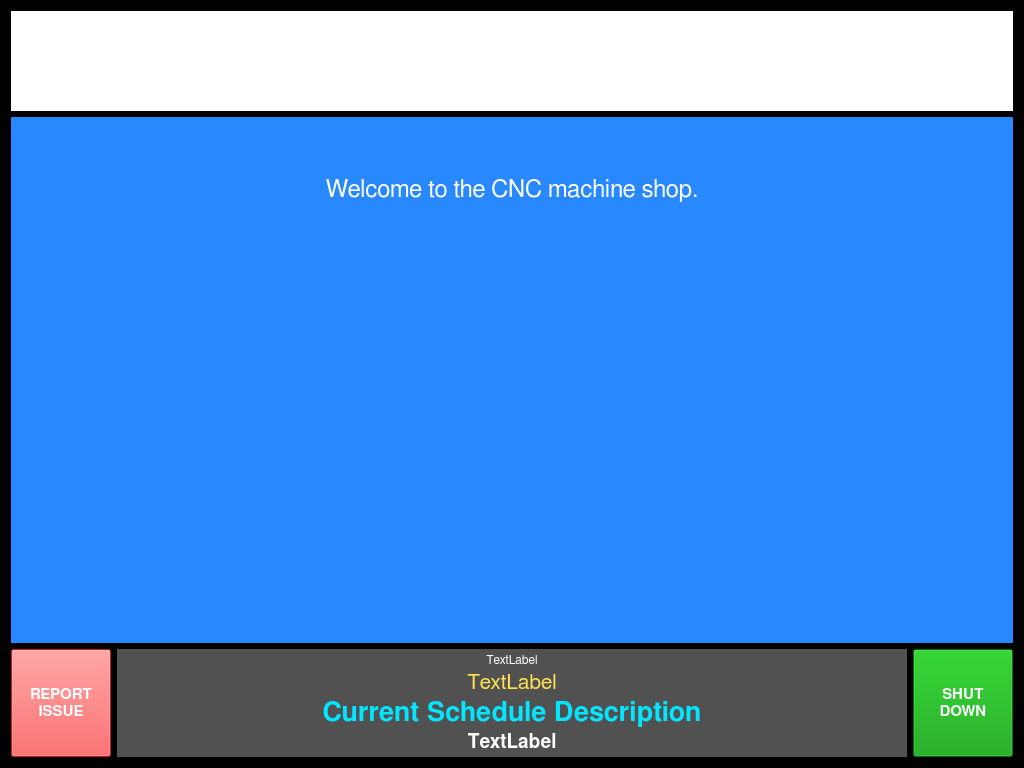
<?xml version="1.0" encoding="UTF-8"?>
<ui version="4.0">
 <class>BotGUI</class>
 <widget class="QWidget" name="BotGUI">
  <property name="geometry">
   <rect>
    <x>0</x>
    <y>0</y>
    <width>1024</width>
    <height>768</height>
   </rect>
  </property>
  <property name="minimumSize">
   <size>
    <width>1024</width>
    <height>768</height>
   </size>
  </property>
  <property name="maximumSize">
   <size>
    <width>1920</width>
    <height>1200</height>
   </size>
  </property>
  <property name="mouseTracking">
   <bool>false</bool>
  </property>
  <property name="windowTitle">
   <string>Tormach RFID Access</string>
  </property>
  <property name="autoFillBackground">
   <bool>false</bool>
  </property>
  <property name="styleSheet">
   <string notr="true">background-color: rgb(0, 0, 0);
color: rgb(255, 255, 255);
border-color: rgb(0, 0, 0);</string>
  </property>
  <layout class="QVBoxLayout" name="verticalLayout_2">
   <item>
    <widget class="QLabel" name="label">
     <property name="minimumSize">
      <size>
       <width>0</width>
       <height>100</height>
      </size>
     </property>
     <property name="maximumSize">
      <size>
       <width>16777215</width>
       <height>100</height>
      </size>
     </property>
     <property name="font">
      <font>
       <family>FreeSans</family>
      </font>
     </property>
     <property name="styleSheet">
      <string notr="true">background-color: rgb(255, 255, 255);</string>
     </property>
     <property name="text">
      <string/>
     </property>
     <property name="pixmap">
      <pixmap resource="icons.qrc">:/icons/logo-2016-sm.png</pixmap>
     </property>
     <property name="scaledContents">
      <bool>false</bool>
     </property>
     <property name="alignment">
      <set>Qt::AlignCenter</set>
     </property>
     <property name="margin">
      <number>10</number>
     </property>
    </widget>
   </item>
   <item>
    <widget class="QTextBrowser" name="textBrowser">
     <property name="font">
      <font>
       <family>FreeSans</family>
      </font>
     </property>
     <property name="styleSheet">
      <string notr="true">background-color: rgb(39, 136, 255)</string>
     </property>
     <property name="frameShape">
      <enum>QFrame::NoFrame</enum>
     </property>
     <property name="frameShadow">
      <enum>QFrame::Plain</enum>
     </property>
     <property name="lineWidth">
      <number>4</number>
     </property>
     <property name="html">
      <string>&lt;!DOCTYPE HTML PUBLIC &quot;-//W3C//DTD HTML 4.0//EN&quot; &quot;http://www.w3.org/TR/REC-html40/strict.dtd&quot;&gt;
&lt;html&gt;&lt;head&gt;&lt;meta name=&quot;qrichtext&quot; content=&quot;1&quot; /&gt;&lt;style type=&quot;text/css&quot;&gt;
p, li { white-space: pre-wrap; }
&lt;/style&gt;&lt;/head&gt;&lt;body style=&quot; font-family:'FreeSans'; font-size:10pt; font-weight:400; font-style:normal;&quot;&gt;
&lt;p align=&quot;center&quot; style=&quot;-qt-paragraph-type:empty; margin-top:0px; margin-bottom:0px; margin-left:0px; margin-right:0px; -qt-block-indent:0; text-indent:0px; font-family:'Sans';&quot;&gt;&lt;/p&gt;
&lt;p align=&quot;center&quot; style=&quot;-qt-paragraph-type:empty; margin-top:0px; margin-bottom:0px; margin-left:0px; margin-right:0px; -qt-block-indent:0; text-indent:0px; font-family:'Sans';&quot;&gt;&lt;/p&gt;
&lt;p align=&quot;center&quot; style=&quot;-qt-paragraph-type:empty; margin-top:0px; margin-bottom:0px; margin-left:0px; margin-right:0px; -qt-block-indent:0; text-indent:0px; font-family:'Sans';&quot;&gt;&lt;/p&gt;
&lt;p align=&quot;center&quot; style=&quot;-qt-paragraph-type:empty; margin-top:0px; margin-bottom:0px; margin-left:0px; margin-right:0px; -qt-block-indent:0; text-indent:0px; font-family:'Sans';&quot;&gt;&lt;/p&gt;
&lt;p align=&quot;center&quot; style=&quot; margin-top:0px; margin-bottom:0px; margin-left:0px; margin-right:0px; -qt-block-indent:0; text-indent:0px;&quot;&gt;&lt;span style=&quot; font-family:'Sans Serif'; font-size:18pt;&quot;&gt;Welcome to the CNC machine shop.&lt;/span&gt;&lt;/p&gt;
&lt;p align=&quot;center&quot; style=&quot;-qt-paragraph-type:empty; margin-top:0px; margin-bottom:0px; margin-left:0px; margin-right:0px; -qt-block-indent:0; text-indent:0px; font-family:'Sans Serif'; font-size:18pt;&quot;&gt;&lt;/p&gt;&lt;/body&gt;&lt;/html&gt;</string>
     </property>
     <property name="textInteractionFlags">
      <set>Qt::NoTextInteraction</set>
     </property>
     <property name="openExternalLinks">
      <bool>true</bool>
     </property>
    </widget>
   </item>
   <item>
    <layout class="QHBoxLayout" name="horizontalLayout_2">
     <item>
      <widget class="QPushButton" name="buttonReport">
       <property name="sizePolicy">
        <sizepolicy hsizetype="Maximum" vsizetype="Maximum">
         <horstretch>0</horstretch>
         <verstretch>0</verstretch>
        </sizepolicy>
       </property>
       <property name="maximumSize">
        <size>
         <width>100</width>
         <height>200</height>
        </size>
       </property>
       <property name="palette">
        <palette>
         <active>
          <colorrole role="WindowText">
           <brush brushstyle="SolidPattern">
            <color alpha="255">
             <red>255</red>
             <green>255</green>
             <blue>255</blue>
            </color>
           </brush>
          </colorrole>
          <colorrole role="Button">
           <brush brushstyle="SolidPattern">
            <color alpha="255">
             <red>255</red>
             <green>47</green>
             <blue>47</blue>
            </color>
           </brush>
          </colorrole>
          <colorrole role="Text">
           <brush brushstyle="SolidPattern">
            <color alpha="255">
             <red>255</red>
             <green>255</green>
             <blue>255</blue>
            </color>
           </brush>
          </colorrole>
          <colorrole role="ButtonText">
           <brush brushstyle="SolidPattern">
            <color alpha="255">
             <red>255</red>
             <green>255</green>
             <blue>255</blue>
            </color>
           </brush>
          </colorrole>
          <colorrole role="Base">
           <brush brushstyle="SolidPattern">
            <color alpha="255">
             <red>255</red>
             <green>47</green>
             <blue>47</blue>
            </color>
           </brush>
          </colorrole>
          <colorrole role="Window">
           <brush brushstyle="SolidPattern">
            <color alpha="255">
             <red>255</red>
             <green>47</green>
             <blue>47</blue>
            </color>
           </brush>
          </colorrole>
         </active>
         <inactive>
          <colorrole role="WindowText">
           <brush brushstyle="SolidPattern">
            <color alpha="255">
             <red>255</red>
             <green>255</green>
             <blue>255</blue>
            </color>
           </brush>
          </colorrole>
          <colorrole role="Button">
           <brush brushstyle="SolidPattern">
            <color alpha="255">
             <red>255</red>
             <green>47</green>
             <blue>47</blue>
            </color>
           </brush>
          </colorrole>
          <colorrole role="Text">
           <brush brushstyle="SolidPattern">
            <color alpha="255">
             <red>255</red>
             <green>255</green>
             <blue>255</blue>
            </color>
           </brush>
          </colorrole>
          <colorrole role="ButtonText">
           <brush brushstyle="SolidPattern">
            <color alpha="255">
             <red>255</red>
             <green>255</green>
             <blue>255</blue>
            </color>
           </brush>
          </colorrole>
          <colorrole role="Base">
           <brush brushstyle="SolidPattern">
            <color alpha="255">
             <red>255</red>
             <green>47</green>
             <blue>47</blue>
            </color>
           </brush>
          </colorrole>
          <colorrole role="Window">
           <brush brushstyle="SolidPattern">
            <color alpha="255">
             <red>255</red>
             <green>47</green>
             <blue>47</blue>
            </color>
           </brush>
          </colorrole>
         </inactive>
         <disabled>
          <colorrole role="WindowText">
           <brush brushstyle="SolidPattern">
            <color alpha="255">
             <red>255</red>
             <green>255</green>
             <blue>255</blue>
            </color>
           </brush>
          </colorrole>
          <colorrole role="Button">
           <brush brushstyle="SolidPattern">
            <color alpha="255">
             <red>255</red>
             <green>47</green>
             <blue>47</blue>
            </color>
           </brush>
          </colorrole>
          <colorrole role="Text">
           <brush brushstyle="SolidPattern">
            <color alpha="255">
             <red>255</red>
             <green>255</green>
             <blue>255</blue>
            </color>
           </brush>
          </colorrole>
          <colorrole role="ButtonText">
           <brush brushstyle="SolidPattern">
            <color alpha="255">
             <red>255</red>
             <green>255</green>
             <blue>255</blue>
            </color>
           </brush>
          </colorrole>
          <colorrole role="Base">
           <brush brushstyle="SolidPattern">
            <color alpha="255">
             <red>255</red>
             <green>47</green>
             <blue>47</blue>
            </color>
           </brush>
          </colorrole>
          <colorrole role="Window">
           <brush brushstyle="SolidPattern">
            <color alpha="255">
             <red>255</red>
             <green>47</green>
             <blue>47</blue>
            </color>
           </brush>
          </colorrole>
         </disabled>
        </palette>
       </property>
       <property name="font">
        <font>
         <family>FreeSans</family>
         <pointsize>11</pointsize>
         <weight>75</weight>
         <bold>true</bold>
        </font>
       </property>
       <property name="toolTip">
        <string comment="Report an issue to the resource manager." extracomment="Report an issue to the resource manager."/>
       </property>
       <property name="autoFillBackground">
        <bool>false</bool>
       </property>
       <property name="styleSheet">
        <string notr="true">background-color: rgb(255, 47, 47);
</string>
       </property>
       <property name="text">
        <string>REPORT
ISSUE</string>
       </property>
       <property name="autoDefault">
        <bool>false</bool>
       </property>
       <property name="default">
        <bool>false</bool>
       </property>
       <property name="flat">
        <bool>false</bool>
       </property>
      </widget>
     </item>
     <item>
      <widget class="QFrame" name="frame">
       <property name="styleSheet">
        <string notr="true">background-color: rgb(81, 81, 81);</string>
       </property>
       <property name="frameShape">
        <enum>QFrame::NoFrame</enum>
       </property>
       <property name="frameShadow">
        <enum>QFrame::Plain</enum>
       </property>
       <layout class="QVBoxLayout" name="verticalLayout">
        <property name="spacing">
         <number>5</number>
        </property>
        <property name="margin">
         <number>5</number>
        </property>
        <item>
         <widget class="QLabel" name="labelHealth">
          <property name="font">
           <font>
            <family>FreeSans</family>
           </font>
          </property>
          <property name="text">
           <string>TextLabel</string>
          </property>
          <property name="alignment">
           <set>Qt::AlignCenter</set>
          </property>
         </widget>
        </item>
        <item>
         <widget class="QLabel" name="labelTime">
          <property name="font">
           <font>
            <family>FreeSans</family>
            <pointsize>16</pointsize>
           </font>
          </property>
          <property name="styleSheet">
           <string notr="true">color: rgb(255, 226, 79);</string>
          </property>
          <property name="text">
           <string>TextLabel</string>
          </property>
          <property name="alignment">
           <set>Qt::AlignCenter</set>
          </property>
         </widget>
        </item>
        <item>
         <widget class="QLabel" name="labelSchedule">
          <property name="font">
           <font>
            <family>FreeSans</family>
            <pointsize>20</pointsize>
            <weight>75</weight>
            <bold>true</bold>
           </font>
          </property>
          <property name="styleSheet">
           <string notr="true">color: rgb(3, 230, 255);</string>
          </property>
          <property name="text">
           <string>Current Schedule Description</string>
          </property>
          <property name="alignment">
           <set>Qt::AlignCenter</set>
          </property>
         </widget>
        </item>
        <item>
         <widget class="QLabel" name="labelReadStatus">
          <property name="font">
           <font>
            <family>FreeSans</family>
            <pointsize>14</pointsize>
            <weight>75</weight>
            <bold>true</bold>
           </font>
          </property>
          <property name="text">
           <string>TextLabel</string>
          </property>
          <property name="alignment">
           <set>Qt::AlignCenter</set>
          </property>
         </widget>
        </item>
       </layout>
      </widget>
     </item>
     <item>
      <widget class="QPushButton" name="buttonShutdown">
       <property name="sizePolicy">
        <sizepolicy hsizetype="Maximum" vsizetype="Maximum">
         <horstretch>0</horstretch>
         <verstretch>0</verstretch>
        </sizepolicy>
       </property>
       <property name="maximumSize">
        <size>
         <width>100</width>
         <height>200</height>
        </size>
       </property>
       <property name="palette">
        <palette>
         <active>
          <colorrole role="WindowText">
           <brush brushstyle="SolidPattern">
            <color alpha="255">
             <red>255</red>
             <green>255</green>
             <blue>255</blue>
            </color>
           </brush>
          </colorrole>
          <colorrole role="Button">
           <brush brushstyle="SolidPattern">
            <color alpha="255">
             <red>0</red>
             <green>154</green>
             <blue>0</blue>
            </color>
           </brush>
          </colorrole>
          <colorrole role="Text">
           <brush brushstyle="SolidPattern">
            <color alpha="255">
             <red>255</red>
             <green>255</green>
             <blue>255</blue>
            </color>
           </brush>
          </colorrole>
          <colorrole role="ButtonText">
           <brush brushstyle="SolidPattern">
            <color alpha="255">
             <red>255</red>
             <green>255</green>
             <blue>255</blue>
            </color>
           </brush>
          </colorrole>
          <colorrole role="Base">
           <brush brushstyle="SolidPattern">
            <color alpha="255">
             <red>0</red>
             <green>154</green>
             <blue>0</blue>
            </color>
           </brush>
          </colorrole>
          <colorrole role="Window">
           <brush brushstyle="SolidPattern">
            <color alpha="255">
             <red>0</red>
             <green>154</green>
             <blue>0</blue>
            </color>
           </brush>
          </colorrole>
         </active>
         <inactive>
          <colorrole role="WindowText">
           <brush brushstyle="SolidPattern">
            <color alpha="255">
             <red>255</red>
             <green>255</green>
             <blue>255</blue>
            </color>
           </brush>
          </colorrole>
          <colorrole role="Button">
           <brush brushstyle="SolidPattern">
            <color alpha="255">
             <red>0</red>
             <green>154</green>
             <blue>0</blue>
            </color>
           </brush>
          </colorrole>
          <colorrole role="Text">
           <brush brushstyle="SolidPattern">
            <color alpha="255">
             <red>255</red>
             <green>255</green>
             <blue>255</blue>
            </color>
           </brush>
          </colorrole>
          <colorrole role="ButtonText">
           <brush brushstyle="SolidPattern">
            <color alpha="255">
             <red>255</red>
             <green>255</green>
             <blue>255</blue>
            </color>
           </brush>
          </colorrole>
          <colorrole role="Base">
           <brush brushstyle="SolidPattern">
            <color alpha="255">
             <red>0</red>
             <green>154</green>
             <blue>0</blue>
            </color>
           </brush>
          </colorrole>
          <colorrole role="Window">
           <brush brushstyle="SolidPattern">
            <color alpha="255">
             <red>0</red>
             <green>154</green>
             <blue>0</blue>
            </color>
           </brush>
          </colorrole>
         </inactive>
         <disabled>
          <colorrole role="WindowText">
           <brush brushstyle="SolidPattern">
            <color alpha="255">
             <red>255</red>
             <green>255</green>
             <blue>255</blue>
            </color>
           </brush>
          </colorrole>
          <colorrole role="Button">
           <brush brushstyle="SolidPattern">
            <color alpha="255">
             <red>0</red>
             <green>154</green>
             <blue>0</blue>
            </color>
           </brush>
          </colorrole>
          <colorrole role="Text">
           <brush brushstyle="SolidPattern">
            <color alpha="255">
             <red>255</red>
             <green>255</green>
             <blue>255</blue>
            </color>
           </brush>
          </colorrole>
          <colorrole role="ButtonText">
           <brush brushstyle="SolidPattern">
            <color alpha="255">
             <red>255</red>
             <green>255</green>
             <blue>255</blue>
            </color>
           </brush>
          </colorrole>
          <colorrole role="Base">
           <brush brushstyle="SolidPattern">
            <color alpha="255">
             <red>0</red>
             <green>154</green>
             <blue>0</blue>
            </color>
           </brush>
          </colorrole>
          <colorrole role="Window">
           <brush brushstyle="SolidPattern">
            <color alpha="255">
             <red>0</red>
             <green>154</green>
             <blue>0</blue>
            </color>
           </brush>
          </colorrole>
         </disabled>
        </palette>
       </property>
       <property name="font">
        <font>
         <family>FreeSans</family>
         <pointsize>11</pointsize>
         <weight>75</weight>
         <bold>true</bold>
        </font>
       </property>
       <property name="toolTip">
        <string comment="Safely shut down the CNC control." extracomment="Safely shut down the CNC control."/>
       </property>
       <property name="autoFillBackground">
        <bool>false</bool>
       </property>
       <property name="styleSheet">
        <string notr="true">background-color: rgb(0, 154, 0);</string>
       </property>
       <property name="text">
        <string>SHUT
DOWN</string>
       </property>
      </widget>
     </item>
    </layout>
   </item>
  </layout>
 </widget>
 <resources>
  <include location="icons.qrc"/>
  <include location="icons.qrc"/>
 </resources>
 <connections/>
</ui>
